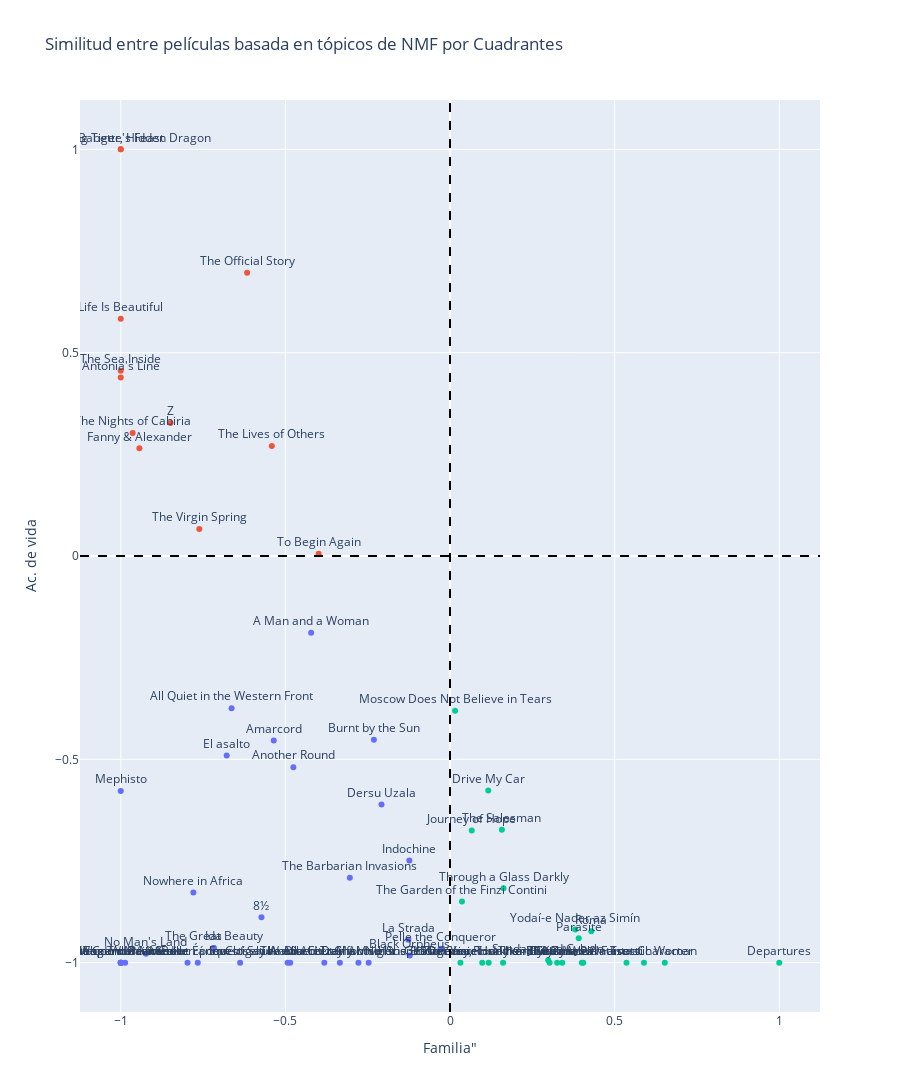

The cell this chart's notebook holds for it:
### Code cell
import plotly.express as px
import pandas as pd
import numpy as np

# Supongamos que cargas_topico y df ya están definidos y cargados

# Extrayendo las coordenadas específicas para graficar y estandarizando
coordenadas_x = cargas_topico[:, 0]
coordenadas_y = cargas_topico[:, 1]

# Aplicar normalización Min-Max
def min_max_scaling(data, new_min=-1, new_max=1):
    min_val = np.min(data)
    max_val = np.max(data)
    scaled_data = (data - min_val) / (max_val - min_val) * (new_max - new_min) + new_min
    return scaled_data

coordenadas_x_scaled = min_max_scaling(coordenadas_x)
coordenadas_y_scaled = min_max_scaling(coordenadas_y)

# Crear un DataFrame
df_plot = pd.DataFrame({
    'X': coordenadas_x_scaled,
    'Y': coordenadas_y_scaled,
    'Título': df['Título'],
    'Año': df['Año']
})

# Asignar cuadrantes correctamente convirtiendo categorías a strings
x_cuts = pd.cut(df_plot['X'], bins=[-np.inf, 0, np.inf], labels=['Negativo', 'Positivo']).astype(str)
y_cuts = pd.cut(df_plot['Y'], bins=[-np.inf, 0, np.inf], labels=['Negativo', 'Positivo']).astype(str)
df_plot['Cuadrante'] = x_cuts + '-' + y_cuts

# Crear el gráfico de dispersión con Plotly, diferenciando por cuadrante
fig = px.scatter(df_plot, x='X', y='Y', color='Cuadrante', text='Título',
                 title='Similitud entre películas basada en tópicos de NMF por Cuadrantes',
                 labels={'X': 'Familia"', 'Y': 'Ac. de vida'})
fig.update_traces(textposition='top center')
fig.update_layout(showlegend=True)
fig.update_layout(showlegend=False, height=1200)  
fig.add_vline(x=0, line_width=2, line_dash="dash", line_color="black")
fig.add_hline(y=0, line_width=2, line_dash="dash", line_color="black")

fig.show()

### Figure 1 — Plotly figure (JSON) as saved in the notebook; plotly's stock layout.template omitted (floating-point values rounded to 4 significant figures)
{"data": [{"hovertemplate": "Cuadrante=Negativo-Negativo<br>Familia\"=%{x}<br>Ac. de vida=%{y}<br>Título=%{text}<extra></extra>", "legendgroup": "Negativo-Negativo", "marker": {"color": "#636efa", "symbol": "circle"}, "mode": "markers+text", "name": "Negativo-Negativo", "orientation": "v", "showlegend": true, "text": ["La Strada", "Black Orpheus", "8½", "The Shop on Main Street", "A Man and a Woman", "Closely Watched Trains", "War and Peace", "Investigation of a Citizen Above Suspicion", "The Discreet Charm of the Bourgeoisie", "Day for Night", "Amarcord", "Dersu Uzala", "Black and White in Color", "The Tin Drum", "Mephisto", "Dangerous Moves", "El asalto", "Pelle the Conqueror", "Mediterráneo", "Indochine", "Belle Époque", "Burnt by the Sun", "All About My Mother", "No Man's Land", "Nowhere in Africa", "The Barbarian Invasions", "The Counterfeiters", "Amour", "The Great Beauty", "Ida", "Son of Saul", "Another Round", "All Quiet in the Western Front"], "textposition": "top center", "type": "scatter", "x": [-0.1265, -0.1221, -0.5727, -1, -0.4217, -0.4853, -1, -0.3817, -0.2471, -0.2781, -0.5353, -0.208, -1, -1, -1, -0.9867, -0.6783, -0.0287, -0.7972, -0.1234, -0.7661, -0.2312, -0.3344, -0.9235, -0.7793, -0.3041, -1, -0.4932, -0.7176, -0.7176, -0.6374, -0.4757, -0.6634], "xaxis": "x", "y": [-0.9437, -0.9823, -0.8886, -1, -0.189, -1, -1, -1, -1, -1, -0.4537, -0.6113, -1, -1, -0.5782, -1, -0.4907, -0.9657, -1, -0.7486, -1, -0.4517, -1, -0.9781, -0.8278, -0.7912, -1, -1, -0.9638, -0.9638, -1, -0.5194, -0.3741], "yaxis": "y"}, {"hovertemplate": "Cuadrante=Negativo-Positivo<br>Familia\"=%{x}<br>Ac. de vida=%{y}<br>Título=%{text}<extra></extra>", "legendgroup": "Negativo-Positivo", "marker": {"color": "#EF553B", "symbol": "circle"}, "mode": "markers+text", "name": "Negativo-Positivo", "orientation": "v", "showlegend": true, "text": ["The Nights of Cabiria", "The Virgin Spring", "Z", "To Begin Again", "Fanny & Alexander", "The Official Story", "Babette's Feast", "Antonia's Line", "Life Is Beautiful", "Crouching Tiger, Hidden Dragon", "The Sea Inside", "The Lives of Others"], "textposition": "top center", "type": "scatter", "x": [-0.9638, -0.7614, -0.8489, -0.399, -0.9434, -0.6163, -1, -1, -1, -1, -1, -0.5412], "xaxis": "x", "y": [0.3027, 0.06614, 0.327, 0.005787, 0.2647, 0.6963, 1, 0.439, 0.5832, 1, 0.4554, 0.2707], "yaxis": "y"}, {"hovertemplate": "Cuadrante=Positivo-Negativo<br>Familia\"=%{x}<br>Ac. de vida=%{y}<br>Título=%{text}<extra></extra>", "legendgroup": "Positivo-Negativo", "marker": {"color": "#00cc96", "symbol": "circle"}, "mode": "markers+text", "name": "Positivo-Negativo", "orientation": "v", "showlegend": true, "text": ["My Uncle", "Through a Glass Darkly", "Sundays and Cybele", "Yesterday, Today and Tomorrow", "The Garden of the Finzi Contini", "Madame Rosa", "Get Out Your Handkerchiefs", "Moscow Does Not Believe in Tears", "Cinema Paradiso", "Journey of Hope", "Kolya", "Character", "Tsotsi", "Departures", "The Secret in Their Eyes", "In a Better World", "Yodaí-e Nader az Simín", "The Salesman", "A Fantastic Woman", "Roma", "Parasite", "Drive My Car", "The Zone of Interest"], "textposition": "top center", "type": "scatter", "x": [0.341, 0.1625, 0.2982, 0.1611, 0.03637, 0.0317, 0.09792, 0.01546, 0.4006, 0.066, 0.3256, 0.6522, 0.5361, 1, 0.1174, 0.3024, 0.3803, 0.1576, 0.5891, 0.4293, 0.391, 0.1162, 0.4044], "xaxis": "x", "y": [-1, -0.8171, -0.9942, -1, -0.8495, -1, -1, -0.3805, -1, -0.6748, -1, -1, -1, -1, -1, -1, -0.9186, -0.673, -1, -0.9231, -0.9403, -0.577, -1], "yaxis": "y"}], "layout": {"height": 1200, "legend": {"title": {"text": "Cuadrante"}, "tracegroupgap": 0}, "shapes": [{"line": {"color": "black", "dash": "dash", "width": 2}, "type": "line", "x0": 0, "x1": 0, "xref": "x", "y0": 0, "y1": 1, "yref": "y domain"}, {"line": {"color": "black", "dash": "dash", "width": 2}, "type": "line", "x0": 0, "x1": 1, "xref": "x domain", "y0": 0, "y1": 0, "yref": "y"}], "showlegend": false, "title": {"text": "Similitud entre películas basada en tópicos de NMF por Cuadrantes"}, "xaxis": {"anchor": "y", "domain": [0, 1], "title": {"text": "Familia\""}}, "yaxis": {"anchor": "x", "domain": [0, 1], "title": {"text": "Ac. de vida"}}}}
